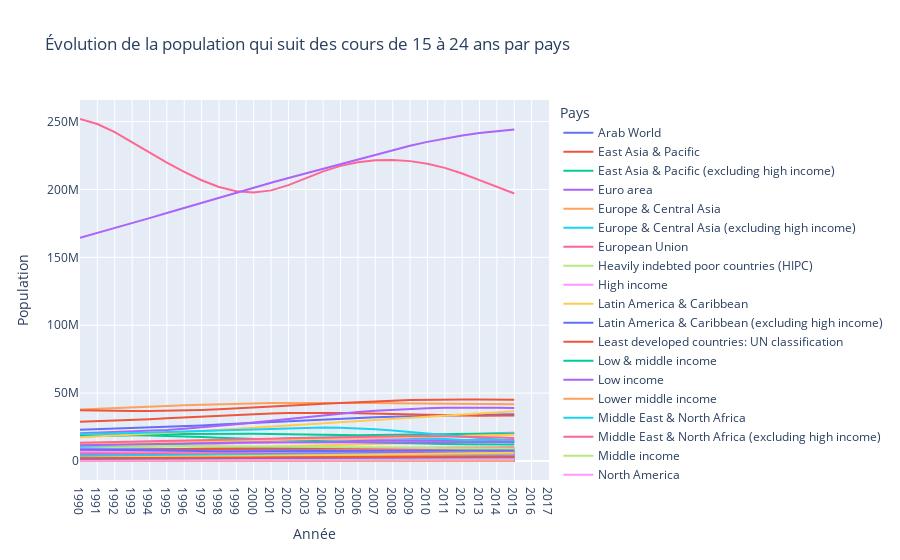

Notebook code for this chart:
### Code cell
# Plot for every country, the curve for the indicator 'SP.POP.1524.TO.UN' over the years with plotply

fig = go.Figure()

countries = dfEdData['Country Name'].unique()

for country in countries: 
    df_filtered = dfPopulation[dfPopulation['Country Name'] == country]

    fig.add_trace(go.Scatter(x=df_filtered.columns[4:], y=df_filtered.iloc[0, 4:], mode='lines', name=country))

fig.update_layout(
    title= "Évolution de la population qui suit des cours de 15 à 24 ans par pays",
    xaxis_title="Année",
    yaxis_title="Population",
    legend_title="Pays",
)
    
fig.show()
